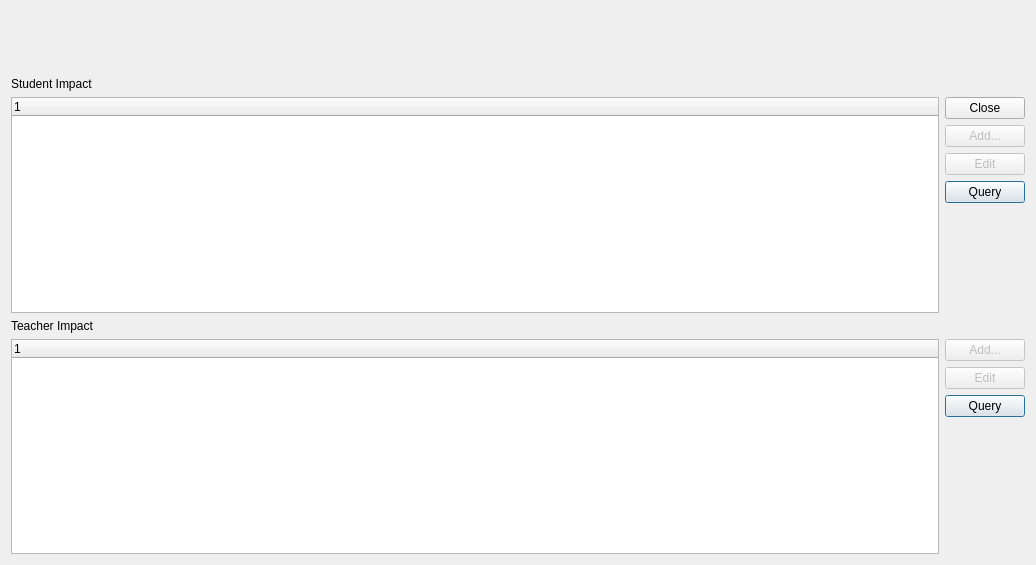
<?xml version="1.0" encoding="UTF-8"?>
<ui version="4.0">
 <class>Impact</class>
 <widget class="QWidget" name="Impact">
  <property name="geometry">
   <rect>
    <x>0</x>
    <y>0</y>
    <width>1036</width>
    <height>565</height>
   </rect>
  </property>
  <property name="windowTitle">
   <string>Impact</string>
  </property>
  <layout class="QVBoxLayout">
   <item>
    <widget class="CustCluster" name="_cust">
     <property name="sizePolicy">
      <sizepolicy hsizetype="Preferred" vsizetype="Fixed">
       <horstretch>0</horstretch>
       <verstretch>50</verstretch>
      </sizepolicy>
     </property>
     <property name="maximumSize">
      <size>
       <width>16777215</width>
       <height>60</height>
      </size>
     </property>
    </widget>
   </item>
   <item>
    <widget class="QLabel" name="studentLabel">
     <property name="text">
      <string>Student Impact</string>
     </property>
    </widget>
   </item>
   <item>
    <layout class="QHBoxLayout">
     <item>
      <widget class="XTreeWidget" name="_list"/>
     </item>
     <item>
      <layout class="QVBoxLayout">
       <item>
        <widget class="QPushButton" name="_close">
         <property name="text">
          <string>Close</string>
         </property>
        </widget>
       </item>
       <item>
        <widget class="QPushButton" name="_btnAdd">
         <property name="enabled">
          <bool>false</bool>
         </property>
         <property name="text">
          <string>Add...</string>
         </property>
        </widget>
       </item>
       <item>
        <widget class="QPushButton" name="_editStudent">
         <property name="enabled">
          <bool>false</bool>
         </property>
         <property name="text">
          <string>Edit</string>
         </property>
        </widget>
       </item>
       <item>
        <widget class="QPushButton" name="_query">
         <property name="text">
          <string>Query</string>
         </property>
         <property name="default">
          <bool>true</bool>
         </property>
        </widget>
       </item>
       <item>
        <spacer>
         <property name="orientation">
          <enum>Qt::Vertical</enum>
         </property>
         <property name="sizeHint" stdset="0">
          <size>
           <width>20</width>
           <height>40</height>
          </size>
         </property>
        </spacer>
       </item>
      </layout>
     </item>
    </layout>
   </item>
   <item>
    <widget class="QLabel" name="teacherLabel">
     <property name="text">
      <string>Teacher Impact</string>
     </property>
    </widget>
   </item>
   <item>
    <layout class="QHBoxLayout">
     <item>
      <widget class="XTreeWidget" name="_listp"/>
     </item>
     <item>
      <layout class="QVBoxLayout">
       <item>
        <widget class="QPushButton" name="_btnAddp">
         <property name="enabled">
          <bool>false</bool>
         </property>
         <property name="text">
          <string>Add...</string>
         </property>
        </widget>
       </item>
       <item>
        <widget class="QPushButton" name="_editTeacher">
         <property name="enabled">
          <bool>false</bool>
         </property>
         <property name="text">
          <string>Edit</string>
         </property>
        </widget>
       </item>
       <item>
        <widget class="QPushButton" name="_queryp">
         <property name="text">
          <string>Query</string>
         </property>
         <property name="default">
          <bool>true</bool>
         </property>
        </widget>
       </item>
       <item>
        <spacer>
         <property name="orientation">
          <enum>Qt::Vertical</enum>
         </property>
         <property name="sizeHint" stdset="0">
          <size>
           <width>20</width>
           <height>40</height>
          </size>
         </property>
        </spacer>
       </item>
      </layout>
     </item>
    </layout>
   </item>
  </layout>
 </widget>
 <customwidgets>
  <customwidget>
   <class>CustCluster</class>
   <extends>QWidget</extends>
   <header>custcluster.h</header>
  </customwidget>
  <customwidget>
   <class>XTreeWidget</class>
   <extends>QTreeWidget</extends>
   <header>xtreewidget.h</header>
  </customwidget>
 </customwidgets>
 <resources/>
 <connections>
  <connection>
   <sender>_cust</sender>
   <signal>valid(bool)</signal>
   <receiver>_btnAdd</receiver>
   <slot>setEnabled(bool)</slot>
   <hints>
    <hint type="sourcelabel">
     <x>185</x>
     <y>37</y>
    </hint>
    <hint type="destinationlabel">
     <x>321</x>
     <y>177</y>
    </hint>
   </hints>
  </connection>
  <connection>
   <sender>_cust</sender>
   <signal>valid(bool)</signal>
   <receiver>_btnAddp</receiver>
   <slot>setEnabled(bool)</slot>
   <hints>
    <hint type="sourcelabel">
     <x>517</x>
     <y>48</y>
    </hint>
    <hint type="destinationlabel">
     <x>987</x>
     <y>361</y>
    </hint>
   </hints>
  </connection>
 </connections>
</ui>
